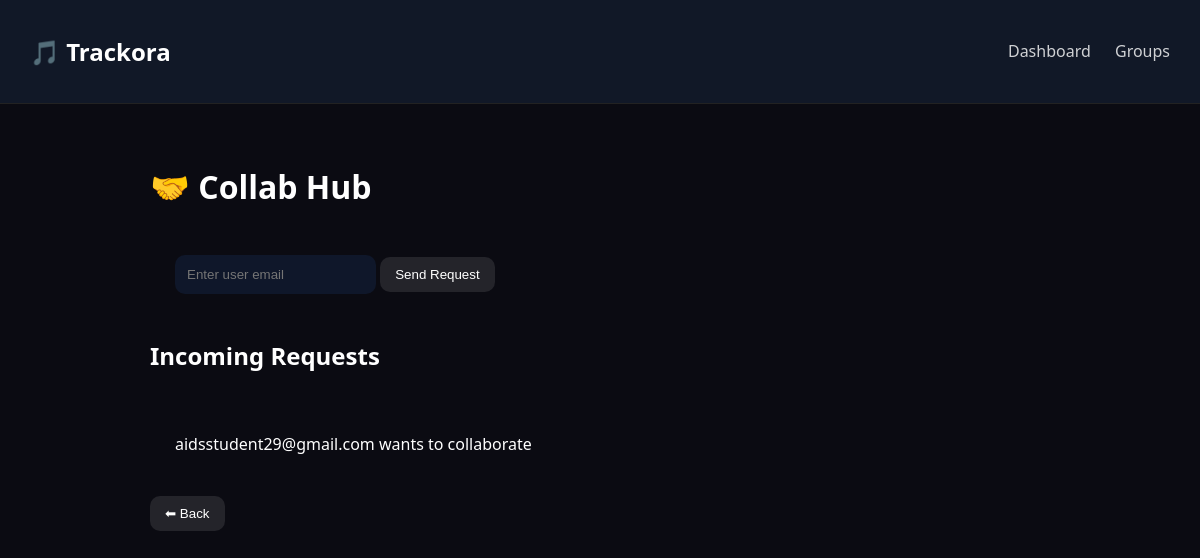
The page /collab (signed in) on the database as committed earlier.
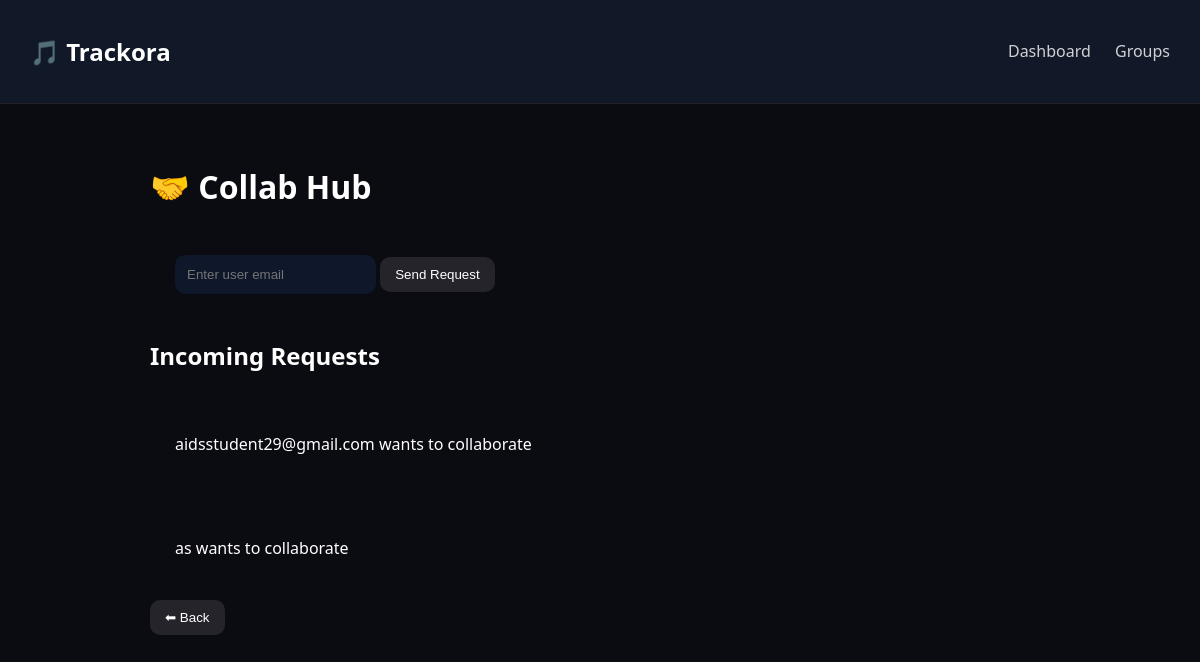
The same page on the database as committed later.
### tables this page shows
CREATE TABLE collabs (
    sender TEXT,
    receiver TEXT,
    status TEXT
);

### app.py (the view)
@app.route("/collab", methods=["GET", "POST"])
def collab():
    if "user" not in session:
        return redirect("/login")
    db = get_db()
    cur = db.cursor()
    if request.method == "POST":
        receiver = request.form["receiver"]
        cur.execute("INSERT INTO collabs VALUES (?, ?, 'pending')",
                    (session["user"], receiver))
        db.commit()
    cur.execute("SELECT * FROM collabs WHERE receiver=?", (session["user"],))
    requests = cur.fetchall()
    return render_template("collab.html", requests=requests)

### app.py (called while the page is built)
def get_db():
    return sqlite3.connect("database.db")

### templates/collab.html (shortened to what this page needs)
<!DOCTYPE html>
<html>
<head>
    <link rel="stylesheet" href="/static/style.css">
</head>
<body>
<div class="navbar">
    <h2>🎵 Trackora</h2>
    <div>
        <a href="/dashboard">Dashboard</a>
        <a href="/groups">Groups</a>
    </div>
</div>
<div class="dashboard">
    <h1>🤝 Collab Hub</h1>
    <div class="hub-card">
        <form method="POST">
            <input name="receiver" placeholder="Enter user email" required>
            <button>Send Request</button>
        </form>
    </div>
    <h2>Incoming Requests</h2>
    {% for r in requests %}
        <div class="hub-card">
            <p>{{r[0]}} wants to collaborate</p>
        </div>
    {% endfor %}
    <a href="/dashboard">
        <button>⬅ Back</button>
    </a>
</div>
</body>
</html>

### static/style.css (style rules this page uses)
body { margin: 0; font-family: 'Segoe UI', sans-serif; background: #0b0b12; color: white; }
.dashboard { max-width: 900px; margin: auto; padding: 40px 20px; }
.hub-card { padding: 25px; border-radius: 20px; transition: 0.3s; border: none; width: 100%; text-align: left; cursor: pointer; }
input { padding: 12px; border-radius: 10px; border: none; background: #0f172a; color: white; outline: none; }
button { padding: 10px 15px; border-radius: 10px; border: none; cursor: pointer; background: rgba(255,255,255,0.1); color: white; transition: 0.3s; }
.navbar { display: flex; justify-content: space-between; align-items: center; padding: 15px 30px; background: #111827; border-bottom: 1px solid #222; }
.navbar a { margin-left: 20px; text-decoration: none; color: white; opacity: 0.8; }
.hub-card, .group-card { transition: all 0.3s ease; }

Rows that differ between the two databases and show on the page:
added collabs: sender "as"
